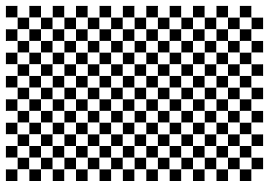
//> input picture Lab05/checkerboard.png, 269 x 187 px
$ ./Harris_corner-skeleton   (built with g++ and OpenCV 4)
//> lines starting //> are read from the running program, lines starting //| are printed output that depends on the picture; after the words box and inside, x2 and y2 are one past the last pixel; in counts of white or black regions, pixels touching at a corner belong together
// opencv_test.cpp : Defines the entry point for the console application.
//


//#include "stdafx.h"
#include "windows.h"
#include <opencv2/opencv.hpp>
#include "opencv2/highgui.hpp"
#include <iostream>
#include <string>

using namespace cv;
using namespace std;

vector<Point2f> MatToVec(const Mat input);
Mat NonMaximum_Suppression(const Mat input, Mat corner_mat, int radius);
Mat Mirroring(const Mat input, int n);
void type2str(int type);


int main() {

	//Use the following three images.
	Mat input = imread("checkerboard.png", CV_LOAD_IMAGE_COLOR);
//> input is the input picture: 187 rows x 269 cols, CV_8UC3; min 0, max 255, mean 144
//	Mat input = imread("checkerboard2.jpg", CV_LOAD_IMAGE_COLOR);
//	Mat input = imread("lena.jpg", CV_LOAD_IMAGE_COLOR);

	// check for validation
	if (!input.data) {
		printf("Could not open\n");
		return -1;
	}

	int row = input.rows;
//> row = 187
	int col = input.cols;
//> col = 269

	Mat input_gray, input_visual;
	Mat output, output_norm, corner_mat;
	vector<Point2f> points;

	corner_mat = Mat::zeros(row, col, CV_8U);

	//Option for the non-maximum suppression
	//Compare the result when 'true' or 'false'
	bool NonMaxSupp = true;

	//Option for subpixel refinement in corner detection,
	//Compare the result when 'true' or 'false'
	bool Subpixel = true;


	cvtColor(input, input_gray, CV_RGB2GRAY);	// convert RGB to Grayscale

	//Harris corner detection using 'cornerHarris'
	//Note that 'src' of 'cornerHarris' can be either 1) input single-channel 8-bit or 2) floating-point image.
	//Fill the code/////////////////////////////////////
	cornerHarris(input_gray, output, 2, 3, 0.04, BORDER_DEFAULT);
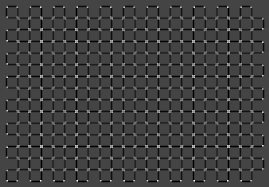
//> output: 187 rows x 269 cols, CV_32FC1; min -0.04, max 0.108, mean -0.00262; drawn with min black and max white
	////////////////////////////////////////////////////


	//Scale the Harris response map 'output' from 0 to 1.
	//This is for display purpose only.
	normalize(output, output_norm, 0, 1.0, NORM_MINMAX);

	namedWindow("Harris Response", WINDOW_AUTOSIZE);
	imshow("Harris Response", output_norm);

	//Threshold the Harris corner response.
	//corner_mat = 1 for corner, 0 otherwise.
	input_visual = input.clone();
	double minVal, maxVal;		Point minLoc, maxLoc;
	minMaxLoc(output, &minVal, &maxVal, &minLoc, &maxLoc);
//> minVal = -0.04; maxVal = 0.108; minLoc = Point(41, 8); maxLoc = Point(40, 180)

	int corner_num = 0;
	for (int i = 0; i < row; i++) {
		for (int j = 0; j < col; j++) {
			if (output.at<float>(i, j) > 0.01*maxVal)
			{
				//input_visual.at<Vec3b>(i, j)[0] = 0;		input_visual.at<Vec3b>(i, j)[1] = 0;	input_visual.at<Vec3b>(i, j)[2] = 255;
				circle(input_visual, Point(j, i), 2, Scalar(0, 0, 255), 1, 8, 0);	//You can also use this function of drawing a circle. For details, search 'circle' in OpenCV.
				corner_mat.at<uchar>(i, j) = 1;
				corner_num++;
			}

			else
				output.at<float>(i, j) = 0.0;
		}
	}
//> this loop made 187 passes
//> corner_num on passes 1 to 3: 0, 0, 0
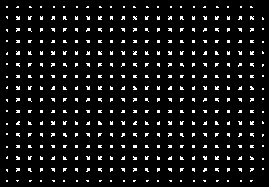
//> corner_mat: 187 rows x 269 cols, CV_8UC1; values 0 (black) and 1 (white), 7% white in thin lines or dots
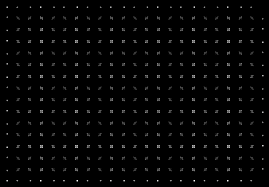
//> output: 187 rows x 269 cols, CV_32FC1; min 0, max 0.108, mean 0.00197; drawn with min black and max white
//> after the loop, corner_num = 3543
	printf("After cornerHarris, corner number = %d\n\n", corner_num);
//| After cornerHarris, corner number = 3543
	namedWindow("Harris Corner", WINDOW_AUTOSIZE);
	imshow("Harris Corner", input_visual);

	//Non-maximum suppression
	if (NonMaxSupp)
	{
		NonMaximum_Suppression(output, corner_mat, 2);
//> after the loop in NonMaximum_Suppression, `for (int i = radius; i < row+radius; i++)`:
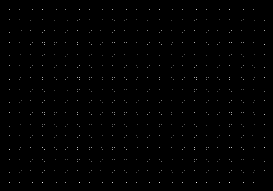
//> output: 191 rows x 273 cols, CV_32FC1; min 0, max 0.108, mean 0.000523; drawn with min black and max white
//> after the loop in NonMaximum_Suppression, `for (int i = radius; i < row+radius; i++)`:
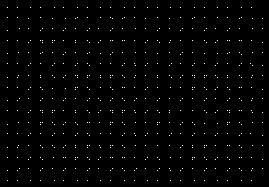
//> corner_mat: 187 rows x 269 cols, CV_8UC1; values 0 (black) and 1 (white), 1.1% white in thin lines or dots, all inside (x1, y1, x2, y2) = (7, 7, 263, 181)

		corner_num = 0;
		input_visual = input.clone();
		for (int i = 0; i < row; i++) {
			for (int j = 0; j < col; j++) {
				if (corner_mat.at<uchar>(i, j) == 1) {
					//input_visual.at<Vec3b>(i, j)[0] = 0;		input_visual.at<Vec3b>(i, j)[1] = 0;	input_visual.at<Vec3b>(i, j)[2] = 255;
					circle(input_visual, Point(j, i), 2, Scalar(0, 0, 255), 1, 8, 0);	//You can also use this function of drawing a circle. For details, search 'circle' in OpenCV.
					corner_num++;
				}
			}
		}
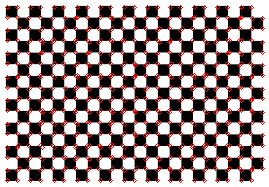
//> input_visual: 187 rows x 269 cols, CV_8UC3; 7.96% of pixels changed, all inside (x1, y1, x2, y2) = (5, 5, 265, 183)
//> after the loop, corner_num = 564

		printf("After non-maximum suppression, corner number = %d\n\n", corner_num);
//| After non-maximum suppression, corner number = 564
		namedWindow("Harris Corner (Non-max)", WINDOW_AUTOSIZE);
		imshow("Harris Corner (Non-max)", input_visual);
	}

	//Sub-pixel refinement for detected corners
	if (Subpixel)
	{
		Size subPixWinSize(3, 3);
		TermCriteria termcrit(TermCriteria::COUNT | TermCriteria::EPS, 20, 0.03);

		points = MatToVec(corner_mat);
//> after the loop in MatToVec, `for (int i = 0; i < input.rows; i++)`: points = 564 Points (x, y), first 12: [7, 7], [17, 7], [30, 7], [40, 7], [54, 7], [63, 7], [77, 7], [87, 7], [100, 7], [110, 7], [124, 7], [134, 7]

		//Fill the code///////////////////////////////////////////////////////////
		cornerSubPix(input_gray, points, subPixWinSize, Size(-1,-1), termcrit);
//> points = 564 Points (x, y), first 12: [5.54, 5.54], [16.74, 5.52], [28.88, 5.55], [40.42, 5.55], [52.43, 5.53], [63.54, 5.53], [75.58, 5.54], [87.09, 5.55], [99.22, 5.53], [110.5, 5.54], [122.5, 5.53], [133.7, 5.52]
		//////////////////////////////////////////////////////////////////////////

		//Display the set of corners
		input_visual = input.clone();
		for (int k = 0; k < points.size(); k++) {

			int x = points[k].x;
			int y = points[k].y;

			if (x<0 || x>col - 1 || y<0 || y>row - 1)
			{
				points.pop_back();
				continue;
			}

			//input_visual.at<Vec3b>(i, j)[0] = 0;		input_visual.at<Vec3b>(i, j)[1] = 0;	input_visual.at<Vec3b>(i, j)[2] = 255;
			circle(input_visual, Point(x, y), 2, Scalar(0, 0, 255), 1, 8, 0);	//You can also use this function of drawing a circle. For details, search 'circle' in OpenCV.
		}
//> this loop made 564 passes
//> (x, y) on passes 1 to 3: (5, 5), (16, 5), (28, 5)
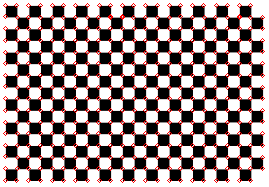
//> input_visual: 187 rows x 269 cols, CV_8UC3; 5.87% of pixels changed, all inside (x1, y1, x2, y2) = (3, 3, 265, 183)

		printf("After subpixel-refinement, corner number = %d\n\n", points.size());
//| After subpixel-refinement, corner number = 564
		namedWindow("Harris Corner (subpixel)", WINDOW_AUTOSIZE);
		imshow("Harris Corner (subpixel)", input_visual);
	}

	waitKey(0);

	return 0;
}

vector<Point2f> MatToVec(const Mat input)
{
	vector<Point2f> points;

	for (int i = 0; i < input.rows; i++) {
		for (int j = 0; j < input.cols; j++) {
			if (input.at<uchar>(i, j) == 1) {
				points.push_back(Point2f((float)j, (float)i));
			}
		}
	}

	return points;
}

//corner_mat = 1 for corner, 0 otherwise.
Mat NonMaximum_Suppression(const Mat input, Mat corner_mat, int radius)
{
	int row = input.rows;
	int col = input.cols;

	Mat input_mirror = Mirroring(input, radius);
	Mat output = input_mirror.clone();

	//std::cout << corner_mat;
	for (int i = radius; i < row+radius; i++) {
		for (int j = radius; j < col+radius; j++) {
			//std::cout << corner_mat.at<uchar>(i, j);
			//Fill the code///////////////////////////////////////////////////////////

			if (corner_mat.at<uchar>(i - radius, j - radius) == 1) {
				for (int a = -radius; a < radius; a++) {
					for (int b = -radius; b < radius; b++) {
						//std::cout<< input_mirror.at<float>(i + a, j + b);
						if (input_mirror.at<float>(i, j) < input_mirror.at<float>(i + a, j + b)) {
							output.at<float>(i, j) = 0;
							corner_mat.at<uchar>(i - radius, j - radius) = 0;
						}


					}
				}
			}

		}
	}

	return output;
}

Mat Mirroring(const Mat input, int n)
{
	int row = input.rows;
	int col = input.cols;

	Mat input2 = Mat::zeros(row + 2 * n, col + 2 * n, input.type());
	int row2 = input2.rows;
	int col2 = input2.cols;

	for (int i = n; i < row + n; i++) {
		for (int j = n; j < col + n; j++) {
			input2.at<float>(i, j) = input.at<float>(i - n, j - n);
		}
	}
	for (int i = n; i < row + n; i++) {
		for (int j = 0; j < n; j++) {
			input2.at<float>(i, j) = input2.at<float>(i, 2 * n - j);
		}
		for (int j = col + n; j < col2; j++) {
			input2.at<float>(i, j) = input2.at<float>(i, 2 * col - 2 + 2 * n - j);
		}
	}
	for (int j = 0; j < col2; j++) {
		for (int i = 0; i < n; i++) {
			input2.at<float>(i, j) = input2.at<float>(2 * n - i, j);
		}
		for (int i = row + n; i < row2; i++) {
			input2.at<float>(i, j) = input2.at<float>(2 * row - 2 + 2 * n - i, j);
		}
	}

	return input2;
}


//If you want to know the type of 'Mat', use the following function
//For instance, for 'Mat input'
//type2str(input.type());

void type2str(int type) {
	string r;

	uchar depth = type & CV_MAT_DEPTH_MASK;
	uchar chans = 1 + (type >> CV_CN_SHIFT);

	switch (depth) {
	case CV_8U:  r = "8U"; break;
	case CV_8S:  r = "8S"; break;
	case CV_16U: r = "16U"; break;
	case CV_16S: r = "16S"; break;
	case CV_32S: r = "32S"; break;
	case CV_32F: r = "32F"; break;
	case CV_64F: r = "64F"; break;
	default:     r = "User"; break;
	}

	r += "C";
	r += (chans + '0');

	printf("Matrix: %s \n", r.c_str());
}

$ run again, with Lab05/checkerboard2.jpg saved as Lab05/checkerboard.png
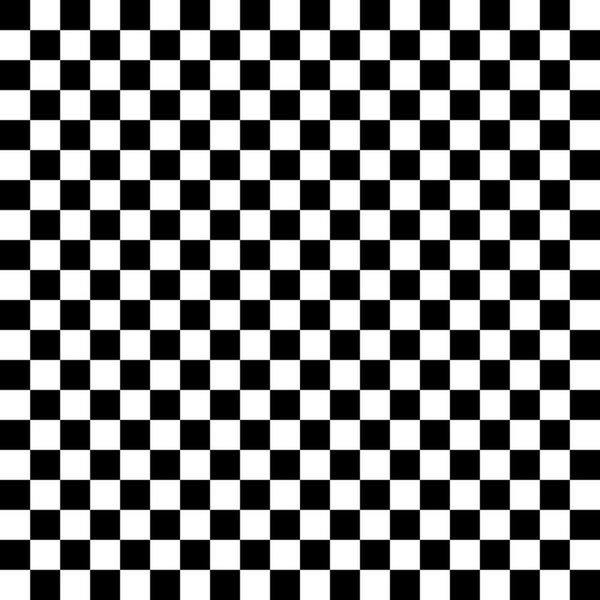
//> input picture Lab05/checkerboard2.jpg, 600 x 600 px
//> input is the input picture: 600 rows x 600 cols, CV_8UC3; min 0, max 255, mean 127.3
//> minVal = -0.0254; maxVal = 0.0378; minLoc = Point(300, 393); maxLoc = Point(301, 61)
//> the loop `for (int i = 0; i < row; i++)` made 600 passes
//> corner_num on passes 1 to 3: 0, 0, 0
//> after the loop `for (int i = 0; i < row; i++)`: corner_num = 3272
//| After cornerHarris, corner number = 3272
//> after the loop in NonMaximum_Suppression, `for (int i = radius; i < row+radius; i++)`:
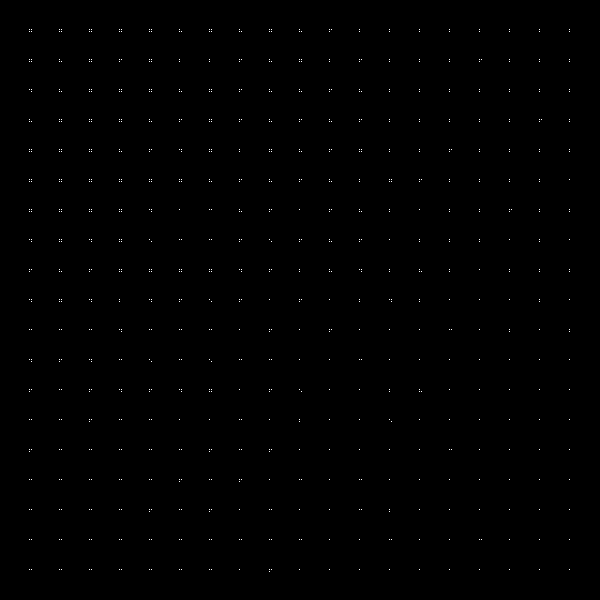
//> corner_mat: 600 rows x 600 cols, CV_8UC1; values 0 (black) and 1 (white), 0.22% white in thin lines or dots, all inside (x1, y1, x2, y2) = (29, 29, 570, 572)
//> after the loop `for (int i = 0; i < row; i++)`: corner_num = 804
//| After non-maximum suppression, corner number = 804
//> after the loop in MatToVec, `for (int i = 0; i < input.rows; i++)`: points = 804 Points (x, y), first 12: [29, 29], [31, 29], [59, 29], [61, 29], [89, 29], [91, 29], [119, 29], [121, 29], [149, 29], [151, 29], [179, 29], [209, 29]
//> `cornerSubPix(input_gray, points, subPixWinSize, Size(-1,-1), termcrit);`: points = 804 Points (x, y), first 12: [29.63, 29.64], [29.63, 29.64], [59.6, 29.63], [59.6, 29.63], [89.58, 29.59], [89.59, 29.59], [119.6, 29.61], [119.6, 29.61], [149.6, 29.6], [149.6, 29.6], [179.6, 29.62], [209.5, 29.61]
//> the loop `for (int k = 0; k < points.size(); k++)` made 804 passes
//> after the loop `for (int k = 0; k < points.size(); k++)`:
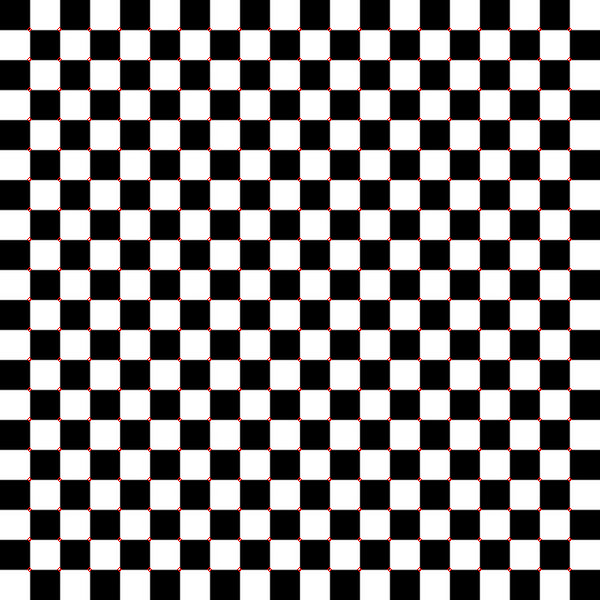
//> input_visual: 600 rows x 600 cols, CV_8UC3; 0.8% of pixels changed, all inside (x1, y1, x2, y2) = (27, 27, 572, 572)
//| After subpixel-refinement, corner number = 804
